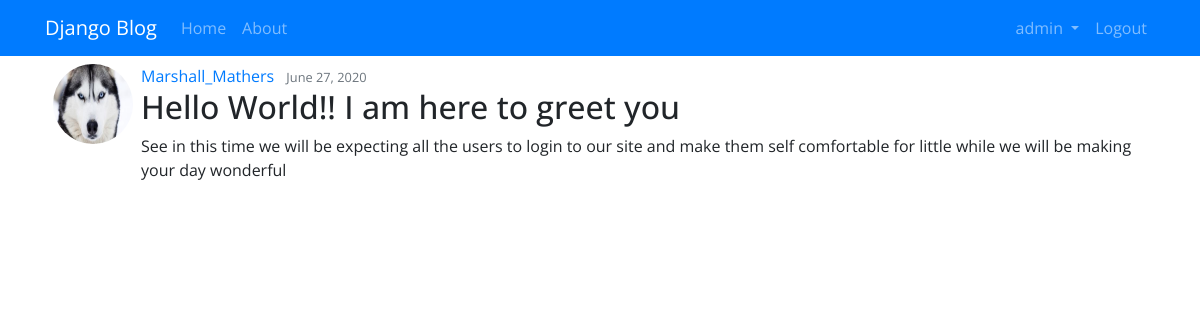
The page /post/11/ (signed in) on the database its author committed.
### blog/models.py (models this page shows, shortened)
class Post(models.Model):
    title=models.CharField(max_length=100)
    content=models.TextField()
    date_posted=models.DateTimeField(default=timezone.now)
    author=models.ForeignKey(User,on_delete=models.CASCADE)
    class Meta:
        ordering=['-title']

### users/models.py (models this page shows, shortened)
class Profile(models.Model):
    user=models.OneToOneField(User,on_delete=models.CASCADE)
    image=models.ImageField(default='default.png',upload_to='profile_pics')

### blog/views.py (the view)
# urls.py: path('post/<int:pk>/',PostDetailView.as_view(), name="blog-detail"),
class PostDetailView(objectViewedMixin ,DetailView):
    model = Post

### analytics/mixins.py (called while the page is built)
    def get_context_data(self,*arg,**kwargs):
        context=super(objectViewedMixin,self).get_context_data(*arg,**kwargs)
        request=self.request
        instance=context.get('object')
        if instance:
            object_viewed_signal.send(instance.__class__,instance=instance,request=request)
        return context

### analytics/models.py (called while the page is built)
def object_viewed_receiver(sender,instance,request,*args,**kwargs):
    c_type=ContentType.objects.get_for_model(sender)
    new_view_obj=objectViewed.objects.create(
        user=request.user,
        content_type=c_type,
        object_id=instance.id
    )

### blog/templates/blog/post_detail.html (shortened to what this page needs)
{% extends 'blog/base.html' %}
{% block content %}
        <article class="media content-section m-2">
        <img src="{{ object.author.profile.image.url }}" alt="!!" class="img-responsive rounded-circle mr-2" style="height:80px; width:80px;">
            <div class="media-body">
                <div class="article-metadata">
                    <a  class="mr-2" href="{% url 'profile' %}"> {{object.author}} </a>
                    <small class="text-muted"> {{object.date_posted|date:"F d, Y"}} </small>
                </div>
                <h2 class="artical-title"> {{object.title}}</h2>
                <p class="artical-content"> {{object.content}} </p>
            </div>
        </article>
    {% endblock content %}

### blog/templates/blog/base.html (shortened to what this page needs)
<!doctype html>
{% load static %}
<html lang="en">
  <head>
    <link rel="stylesheet" href="https://stackpath.bootstrapcdn.com/bootstrap/4.5.0/css/bootstrap.min.css">
    <link rel="stylesheet" href="{% static 'blog/base.css' %}">
  </head>
  <body>
    <header>
        <nav class="navbar sticky-top navbar-expand-lg navbar-dark bg-primary">
          <div class="container">
            <a class="navbar-brand" href=" {% url 'blog-home' %} ">Django Blog</a>
                <div class="collapse navbar-collapse" id="navbarSupportedContent">
                    <div class="navbar-nav mr-auto">
                        <a class="nav-link" href=" {% url 'blog-home' %} ">Home <span class="sr-only">(current)</span></a>
                        <a class="nav-link" href="{% url 'blog-about' %}">About</a>
                    </div>
                    <div class="navbar-nav">
                      {% if user.is_authenticated %}
                        <li class="nav-item dropdown">
                          <a class="nav-link dropdown-toggle" href="#" id="navbarDropdown" role="button" data-toggle="dropdown" aria-haspopup="true" aria-expanded="false">
                            {{user.username}}
                          </a>
                        </li>
                        <a class="nav-link" href="{% url 'logout' %}">Logout</a>
                      {% else %}
                        <a class="nav-link" href="{% url 'login' %}">LogIn</a>
                        <a class="nav-link" href="{% url 'register' %}">Register</a>
                      {% endif %}
                  </div>
                </div>
              </div>
        </nav>
    </header>
    <div class="container">
        {% block content %}
        {% endblock content %}
    </div>
  </body>
</html>

### blog/static/blog/base.css (style rules this page uses)
body { font-family: 'Open Sans', sans-serif; }
nav { position: sticky; }

### rows shown on the page
Post: author.profile.image (picture), author "Marshall_Mathers", date_posted "June 27, 2020", title "Hello World!! I am here to greet you", content "See in this time we will be expecting all the users to login to our site and make them self comfortable for little while we will be making your day wonderful"

### other values the page prints
{{ user.username }} "admin"
